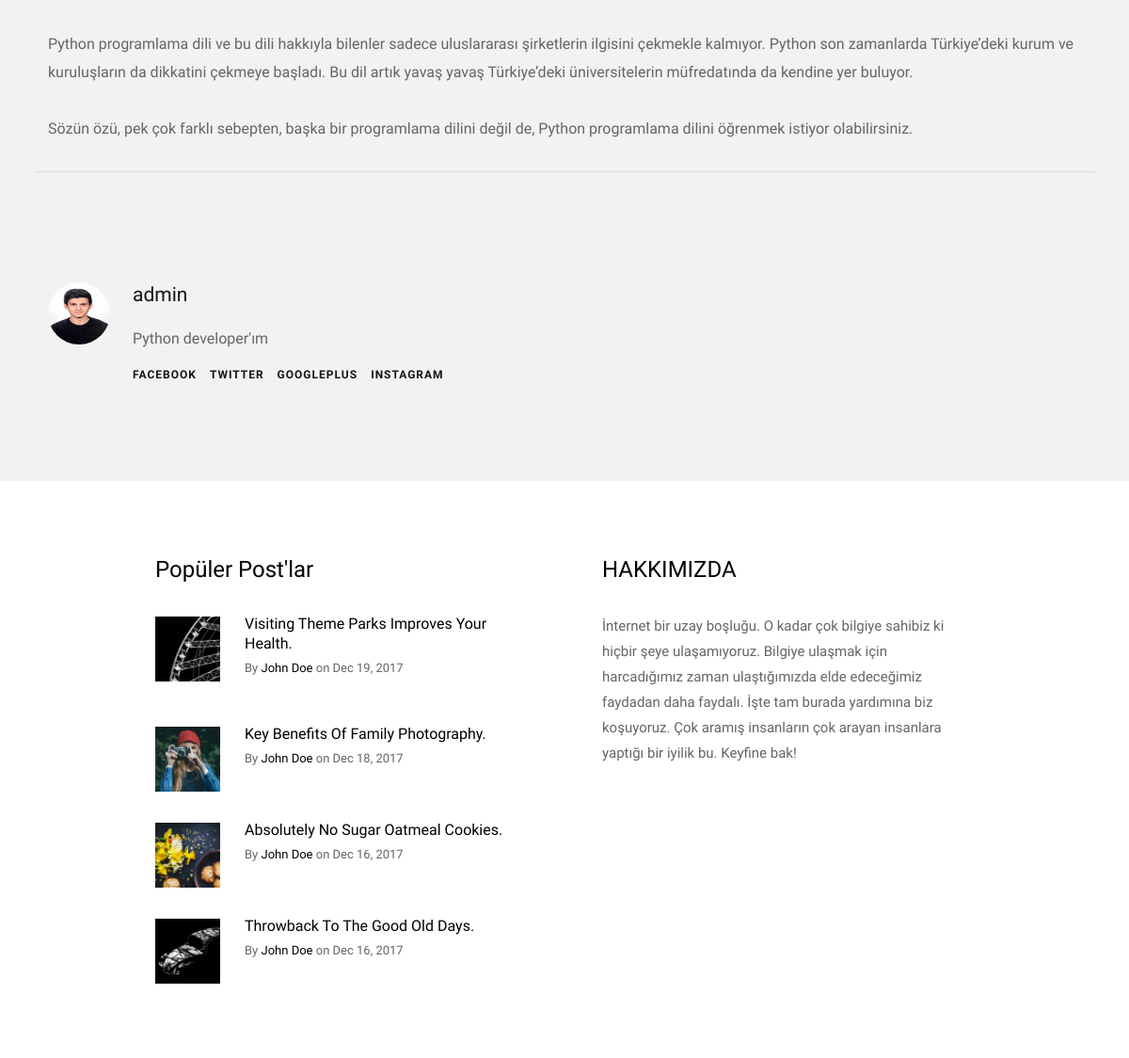
/posts/post/10-dakikada-pythonda-slug-olusturmak-w3zj (signed in, middle part), run on an earlier commit of the app's database.
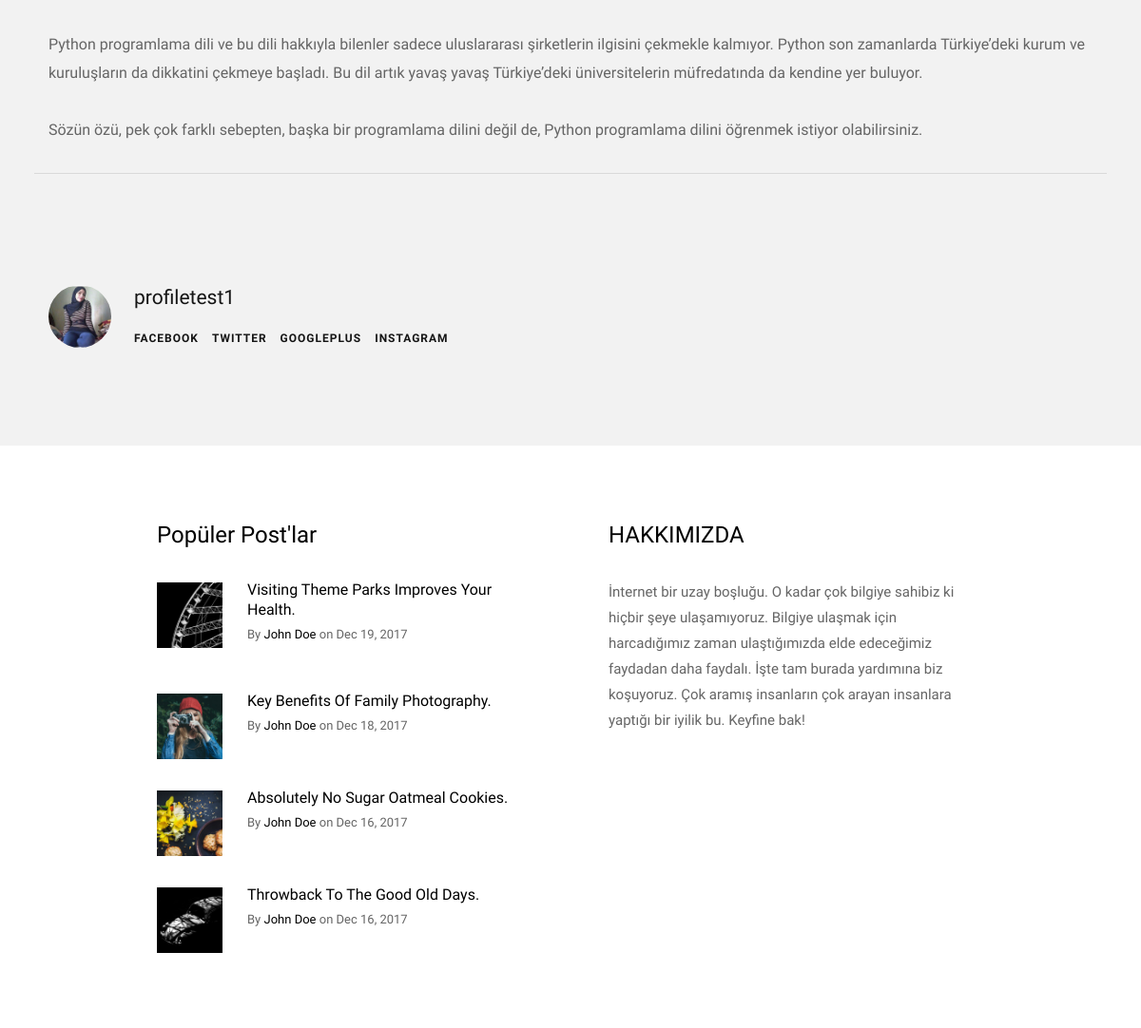
And on a later commit of the database.
### blog/models.py (models this page shows, shortened)
class Post(models.Model):
    author = models.ForeignKey("auth.User", on_delete=models.CASCADE, verbose_name="Author")
    category = models.ForeignKey("Category", on_delete=models.CASCADE, verbose_name="Category Name")
    sub_category = models.ForeignKey("SubCategory", on_delete=models.CASCADE, verbose_name="Sub-Category Name",
                                     related_name="sub_category")
    title = models.CharField(max_length=50, verbose_name="Story Title")
    slug = models.SlugField(max_length=55, blank=True, null=True)
    description = RichTextField(max_length=100000, null=False)
    image = models.ImageField(upload_to='story_images/', null=True, blank=True,
                              default='')
    created_date = models.DateTimeField(auto_now_add=True, verbose_name="Created Date")
    verified_date = models.DateTimeField(auto_now_add=True, verbose_name="Verified Date")
    active_post = models.BooleanField(default=True)
    tag = models.ManyToManyField(SubCategory)

### user/models.py (models this page shows, shortened)
class Profile(models.Model):
    user = models.OneToOneField(User, on_delete=models.CASCADE)
    slug = models.SlugField(max_length=55, blank=True, null=True)
    bio = models.TextField(max_length=500, blank=True)
    location = models.CharField(max_length=30, blank=True)
    country = models.CharField(max_length=30, blank=True)
    birth_date = models.DateField(null=True, blank=True)
    avatar = models.ImageField(upload_to='avatars/', null=True, blank=True)
    job = models.CharField(max_length=30, blank=True)
    skills = models.ManyToManyField(SubCategory)
    post = models.ManyToManyField(Post, blank=True)
    followers = models.ManyToManyField(User, blank=True, verbose_name="Followers", related_name="Followers")
    following = models.ManyToManyField(User, blank=True, verbose_name="Following", related_name="Following")

### blog/views.py (the view)
# urls.py: path('post/<slug:slug>', views.detail, name="detail"),
@login_required
def detail(request, slug):
    post = get_object_or_404(Post, slug=slug)
    tag = post.tag.all()
    context = {
        "post": post,
        "tag": tag,
    }
    return render(request, "post_pages/detail_post.html", context)

### templates/post_pages/detail_post.html (shortened to what this page needs)
{% extends "base/layout.html" %}
{% load static %}
{% block body %}
    <section class="s-content" style="padding-top: 0px">
        <section id="styles" class="s-styles">
            <div class="row">
                <div class="col-full tab-full">
                    <p>
                        {{ post.description|safe }}
                    </p>
                </div>
                <hr>
                <div class="caption-container">
                    <div class="col-six table-responsive">
                <div class="s-content__author">
                    <img src="{{ post.author.profile.avatar.url }}" alt="">
                    <div class="s-content__author-about">
                        <h4 class="s-content__author-name">
                            <a href="{% url 'user:profile' slug=post.author.profile.slug %}">{{ post.author }}</a>
                        </h4>
                        <p>{{ post.author.profile.bio }}
                        </p>
                        <ul class="s-content__author-social">
                            <li><a href="#0">Facebook</a></li>
                            <li><a href="#0">Twitter</a></li>
                            <li><a href="#0">GooglePlus</a></li>
                            <li><a href="#0">Instagram</a></li>
                        </ul>
                    </div>
                </div>
            </div>
                </div></div>
        </section>
    </section>
{% endblock body %}

What changed in the data, as far as the page shows it:
changed Post: author.profile.avatar: a different picture; author "admin" → "profiletest1"; author.profile.bio "Python developer'ım" → (not shown)
